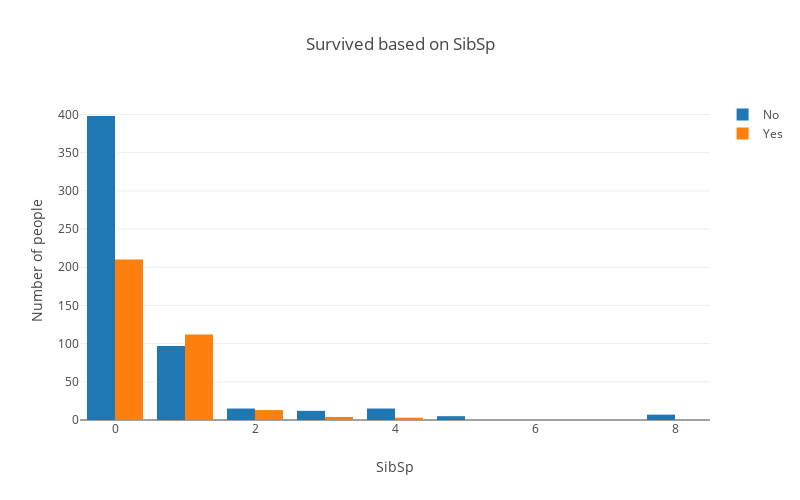

This figure's notebook cell:
### Markdown cell above
- No missing data
- Discrete variable
- If we assume the survival is dependent on the family size and to analyze this assumption, we will combine SibSp (# of siblings / Spouses aboard ) and Parch (# of parents  / children aboard ) features together.

### Code cell
SibSp = pd.crosstab([train.Survived], train.SibSp)
plotGraph(SibSp, 'Survived based on SibSp')

### Figure 1 — Plotly figure (JSON) as saved in the notebook; plotly's stock layout.template omitted (floating-point values rounded to 4 significant figures)
{"data": [{"name": "No", "type": "bar", "uid": "5b4d300c-8fda-43c8-b721-384ec61c197c", "x": [0, 1, 2, 3, 4, 5, 8], "y": [398, 97, 15, 12, 15, 5, 7]}, {"name": "Yes", "type": "bar", "uid": "448ec27f-8b6c-4431-96a6-fe4d2a6e63c9", "x": [0, 1, 2, 3, 4, 5, 8], "y": [210, 112, 13, 4, 3, 0, 0]}], "layout": {"autosize": false, "barmode": "group", "height": 500, "title": {"text": "Survived based on SibSp"}, "width": 800, "xaxis": {"title": {"text": "SibSp"}}, "yaxis": {"title": {"text": "Number of people"}}}}
